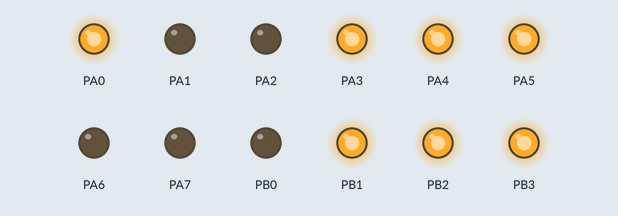
Simulated run of this program. Board: ATmega32, built with avr-gcc and emulated at 1 MHz. Parts: output pins drawn as LEDs (lit = HIGH). Random numbers use the default seed unless the program sets one.

Above: at 0.1 s.
At 3.6 s:
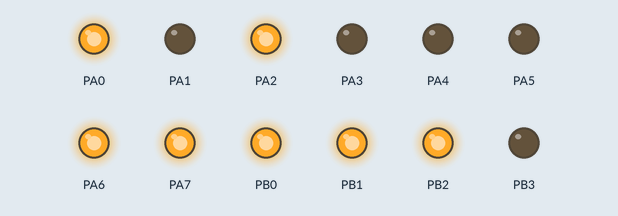
At 10.6 s:
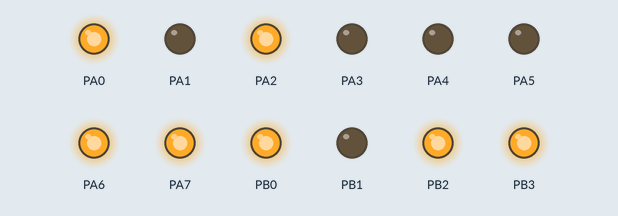
At 19.6 s:
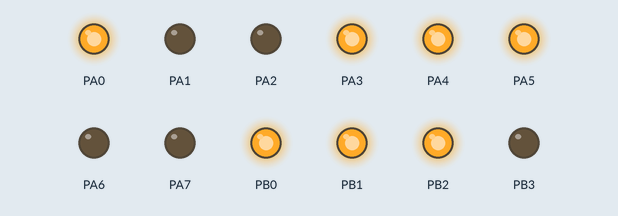
At 29.1 s:
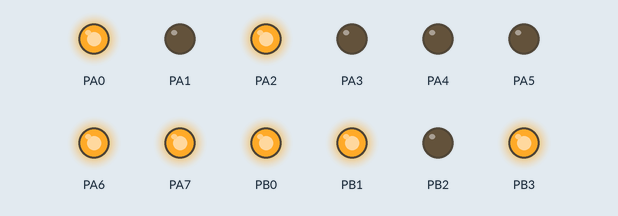
At 39.1 s:
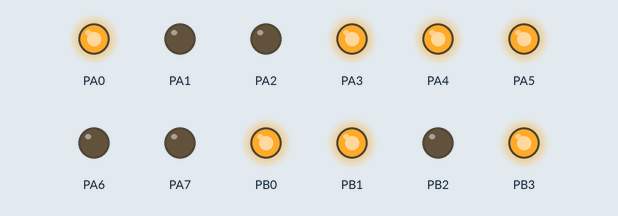
Timing chart, 0 to 40.0 s (numbered marks = the images above):
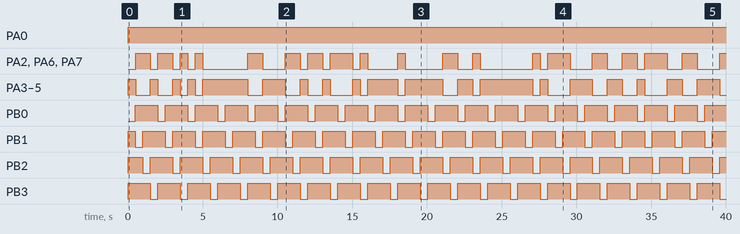

The program:

main.c
```c
/*
 * Zadanie3.c
 *
 * Created: 28.04.2022 13:49:08
 * Author : Student_PL
 */
#define F_CPU 1000000L
#include <avr/io.h>
#include <util/delay.h>
#include <stdlib.h>


int main(void)
{
    DDRA=0xFF;
	DDRB=0x0F;
	srand(time(NULL));

	unsigned char tab[4] =
	{
		0b11000110,			//wyswietlanie kwadratu na gorze
		0b00111010,			//wyswietlanie kwadratu na dolu
		0b10011110,			//wyswietlanie litery E
		0b11110010			//wyswietlanie cyfry 3
	};

    while (1)
    {
		for (uint8_t i = 0; i < 4; i++)		//petla sluzy do wyswietlania znaku kolejowo
		{
			PORTB = ~_BV(i);				//ustawianie kolumny po kolei
			PORTA = ~(tab[rand()%2]);		//ustawianie z czterech zapisanych znakow dwa znaki
			_delay_ms(500);
			}
    }
}
```

Measured:
- by itself, PA0: LOW → HIGH at 0.00 s
- by itself, PA2, PA6, PA7: LOW → HIGH at 0.50 s, → LOW 1.0 s later, → HIGH 0.50 s later, → LOW 1.0 s later, … (37 changes in this stretch)
- by itself, PA3–5: LOW → HIGH at 0.00 s, → LOW 0.50 s later, → HIGH 1.0 s later, → LOW 0.50 s later, … (38 changes in this stretch)
- by itself, PB0, PB3: alternates HIGH for 1.5 s and LOW for 0.50 s
- by itself, PB1, PB2: repeats every 2.0 s: LOW 0.50 s, HIGH 1.5 s
